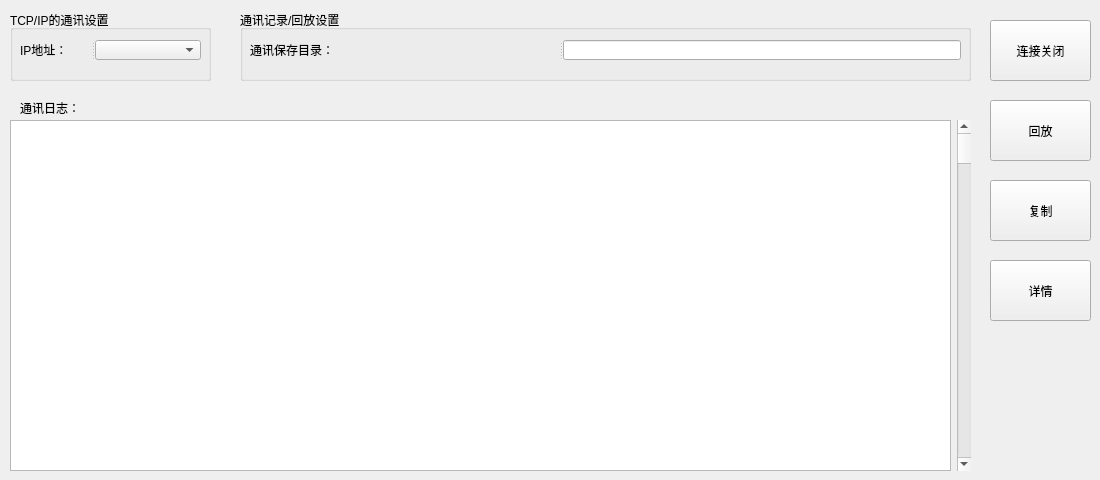
        <widget class="QWidget" name="tab_34">
         <attribute name="title">
          <string>设备4</string>
         </attribute>
         <widget class="QGroupBox" name="groupBox_23">
          <property name="geometry">
           <rect>
            <x>240</x>
            <y>10</y>
            <width>731</width>
            <height>71</height>
           </rect>
          </property>
          <property name="title">
           <string>通讯记录/回放设置</string>
          </property>
          <widget class="QSplitter" name="splitter_34">
           <property name="geometry">
            <rect>
             <x>10</x>
             <y>30</y>
             <width>711</width>
             <height>20</height>
            </rect>
           </property>
           <property name="orientation">
            <enum>Qt::Horizontal</enum>
           </property>
           <widget class="QLabel" name="label_95">
            <property name="text">
             <string>通讯保存目录：</string>
            </property>
           </widget>
           <widget class="QLineEdit" name="lineEdit_20"/>
          </widget>
         </widget>
         <widget class="QToolButton" name="toolButton_38">
          <property name="geometry">
           <rect>
            <x>990</x>
            <y>100</y>
            <width>101</width>
            <height>61</height>
           </rect>
          </property>
          <property name="text">
           <string>回放</string>
          </property>
          <property name="icon">
           <iconset resource="ico.qrc">
            <normaloff>:/ico/ico/camcorder.ico</normaloff>:/ico/ico/camcorder.ico</iconset>
          </property>
          <property name="iconSize">
           <size>
            <width>48</width>
            <height>36</height>
           </size>
          </property>
          <property name="toolButtonStyle">
           <enum>Qt::ToolButtonTextUnderIcon</enum>
          </property>
         </widget>
         <widget class="QGroupBox" name="groupBox_24">
          <property name="geometry">
           <rect>
            <x>10</x>
            <y>10</y>
            <width>201</width>
            <height>71</height>
           </rect>
          </property>
          <property name="title">
           <string>TCP/IP的通讯设置</string>
          </property>
          <widget class="QSplitter" name="splitter_35">
           <property name="geometry">
            <rect>
             <x>10</x>
             <y>30</y>
             <width>181</width>
             <height>20</height>
            </rect>
           </property>
           <property name="orientation">
            <enum>Qt::Horizontal</enum>
           </property>
           <widget class="QLabel" name="label_96">
            <property name="text">
             <string>IP地址：</string>
            </property>
           </widget>
           <widget class="QComboBox" name="comboBox_52"/>
          </widget>
         </widget>
         <widget class="QWidget" name="layoutWidget_17">
          <property name="geometry">
           <rect>
            <x>10</x>
            <y>120</y>
            <width>961</width>
            <height>351</height>
           </rect>
          </property>
          <layout class="QHBoxLayout" name="horizontalLayout_20">
           <item>
            <widget class="QTextEdit" name="textEdit_7"/>
           </item>
           <item>
            <widget class="QScrollBar" name="verticalScrollBar_20">
             <property name="orientation">
              <enum>Qt::Vertical</enum>
             </property>
            </widget>
           </item>
          </layout>
         </widget>
         <widget class="QToolButton" name="toolButton_39">
          <property name="geometry">
           <rect>
            <x>990</x>
            <y>260</y>
            <width>101</width>
            <height>61</height>
           </rect>
          </property>
          <property name="text">
           <string>详情</string>
          </property>
          <property name="icon">
           <iconset resource="ico.qrc">
            <normaloff>:/ico/ico/certificate.ico</normaloff>:/ico/ico/certificate.ico</iconset>
          </property>
          <property name="iconSize">
           <size>
            <width>48</width>
            <height>36</height>
           </size>
          </property>
          <property name="toolButtonStyle">
           <enum>Qt::ToolButtonTextUnderIcon</enum>
          </property>
         </widget>
         <widget class="QLabel" name="label_97">
          <property name="geometry">
           <rect>
            <x>20</x>
            <y>100</y>
            <width>71</width>
            <height>16</height>
           </rect>
          </property>
          <property name="text">
           <string>通讯日志：</string>
          </property>
         </widget>
         <widget class="QToolButton" name="toolButton_40">
          <property name="geometry">
           <rect>
            <x>990</x>
            <y>20</y>
            <width>101</width>
            <height>61</height>
           </rect>
          </property>
          <property name="styleSheet">
           <string notr="true"/>
          </property>
          <property name="text">
           <string>连接关闭</string>
          </property>
          <property name="icon">
           <iconset resource="ico.qrc">
            <normaloff>:/ico/ico/flash_off.ico</normaloff>:/ico/ico/flash_off.ico</iconset>
          </property>
          <property name="iconSize">
           <size>
            <width>48</width>
            <height>36</height>
           </size>
          </property>
          <property name="toolButtonStyle">
           <enum>Qt::ToolButtonTextUnderIcon</enum>
          </property>
         </widget>
         <widget class="QToolButton" name="toolButton_41">
          <property name="geometry">
           <rect>
            <x>990</x>
            <y>180</y>
            <width>101</width>
            <height>61</height>
           </rect>
          </property>
          <property name="text">
           <string>复制</string>
          </property>
          <property name="icon">
           <iconset resource="ico.qrc">
            <normaloff>:/ico/ico/copy.ico</normaloff>:/ico/ico/copy.ico</iconset>
          </property>
          <property name="iconSize">
           <size>
            <width>48</width>
            <height>36</height>
           </size>
          </property>
          <property name="toolButtonStyle">
           <enum>Qt::ToolButtonTextUnderIcon</enum>
          </property>
         </widget>
        </widget>
